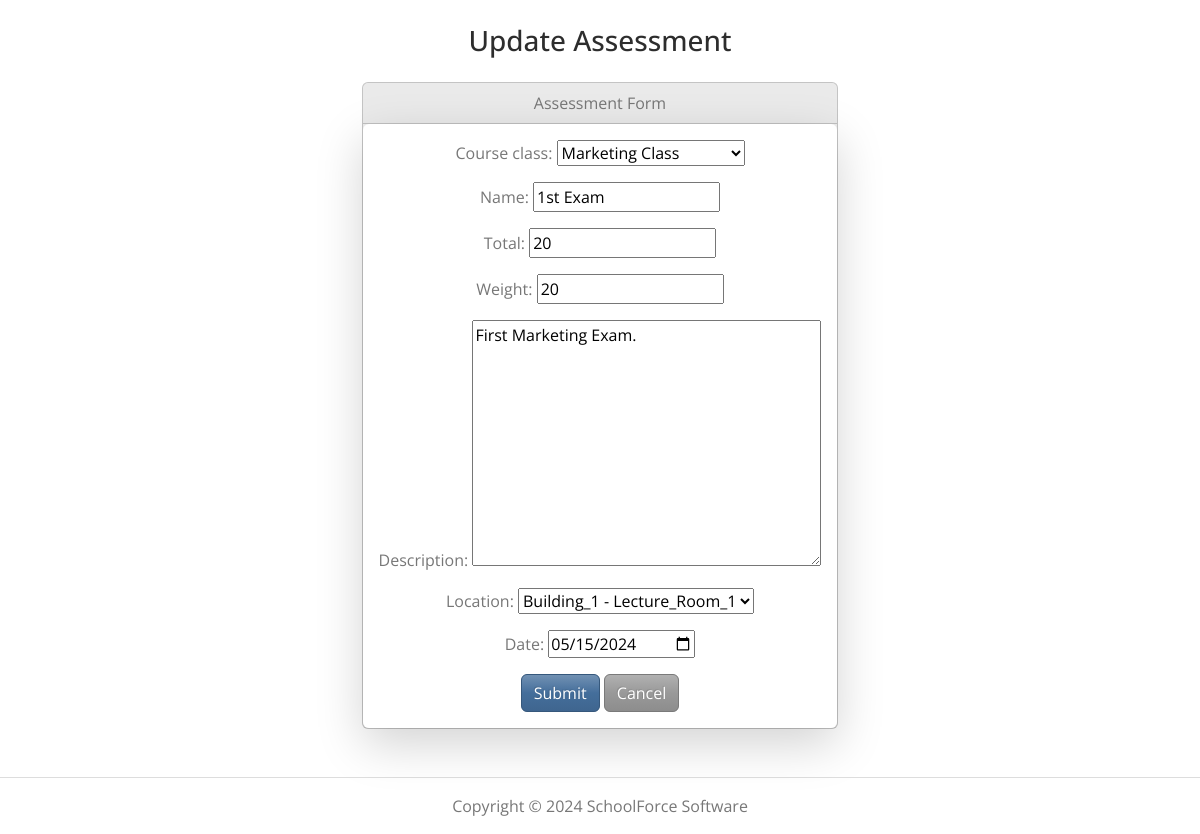
/exam_update/8 (signed in), run on the app's committed database.
### cmsmain/models.py (models this page shows, shortened)
class Exam(models.Model):
    course_class = models.ForeignKey(CourseClass, on_delete=models.CASCADE, related_name='exams', null=True, blank=True)
    name = models.CharField(max_length=100)
    total = models.IntegerField()
    weight = models.IntegerField()
    description = models.TextField(null=True, blank=True)
    location = models.ForeignKey(Location, on_delete=models.CASCADE, related_name='exams', null=True, blank=True)
    date = models.DateField()

### cmsmain/views.py (the view)
# urls.py: path('exam_update/<int:pk>', views.ExamUpdateView.as_view(), name='exam_update'),
@method_decorator(login_required, name='dispatch')
class ExamUpdateView(UpdateView):
    model = Exam
    form_class = ExamForm
    success_url = '/exam_success/'
    def get_context_data(self, **kwargs):
        context = super().get_context_data(**kwargs)
        context['operation'] = 'update'
        return context

### cmsmain/forms.py
class ExamForm(forms.ModelForm):
    class Meta:
        model = Exam
        fields = '__all__'
        widgets = {
            'date': DateInput
        }
    def __init__(self, *args, **kwargs):
        request = kwargs.pop('request', None)
        super().__init__(*args, **kwargs)
        if request and request.user.is_authenticated:
            self.fields['course_class'].queryset = CourseClass.objects.filter(
                teacher=request.user.teacher)

### cmsmain/models.py (called while the page is built)
    def __str__(self):
        return f'{self.building} - {self.room}'

    def __str__(self):
        return f"{self.class_name}"

### cmsmain/templates/cmsmain/exam_form.html (shortened to what this page needs)
{% extends "cmsmain/base.html" %}
{% block content %}
{% if operation == 'create' %}
    <h3 class="text-center m-4"> Add Assessment</h3>
{% elif operation == 'update' %}
    <h3 class="text-center m-4"> Update Assessment</h3>
{% endif %}
<div class="d-flex justify-content-center">
    <div class="row">
        <div class="col col-md">
            <div class="card bg-light mb-3">
                <div class="card-header">
                    Assessment Form
                </div>
                <div class="card-body shadow-lg bg-body rounded">
                    <form method="post" enctype="multipart/form-data">
                        {{ form.as_p }}
                        <button type="submit" class="btn btn-primary">Submit</button>
                        <a href="{{ request.META.HTTP_REFERER }}" class="btn btn-secondary">Cancel</a>
                    </form>
                </div>
            </div>
        </div>
    </div>
</div>
{% endblock %}

### cmsmain/templates/cmsmain/base.html (style rules this page uses)
.wrapper { min-height: 100vh; display: flex; flex-direction: column; }

### data on the page
Exam: course_class "Marketing Class", name "1st Exam", total "20", weight "20", description "First Marketing Exam.", location "Building_1 - Lecture_Room_1", date "05/15/2024"
